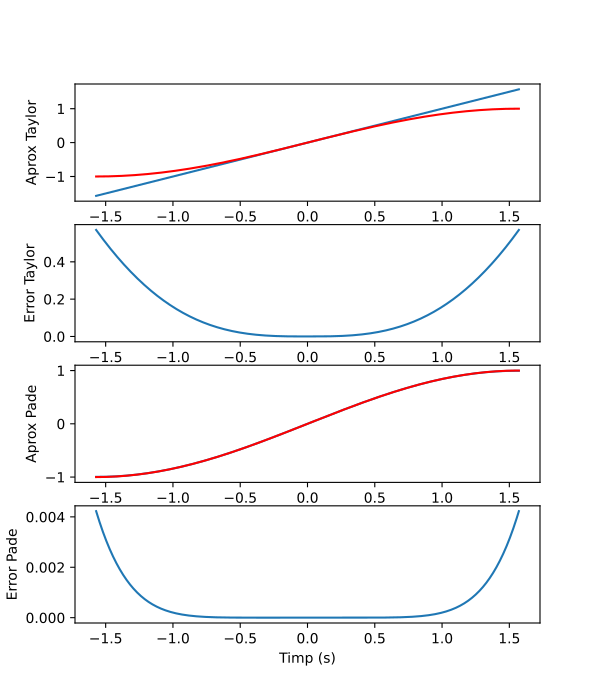

Generate this figure with Python:
import matplotlib.pyplot as plt 
import numpy as np

import scipy.io.wavfile
import scipy.signal
import sounddevice as sd

# Frecventa de esantionare mentionata in ghid
fs = 44100

def taylor(x):
    return x

def pade(x):
    return (x - 7 * (x ** 3) / 60) / (1 + (x ** 2) / 20)

fig,axs = plt.subplots(4)
fig.set_figheight(7)
fig.set_figwidth(6)

alpha = np.linspace(-np.pi/2,np.pi/2,1000)

axs[0].plot(alpha, taylor(alpha))
axs[0].plot(alpha, np.sin(alpha),color='red')
axs[0].set_ylabel("Aprox Taylor")
axs[1].plot(alpha, abs(taylor(alpha) - np.sin(alpha)))
axs[1].set_ylabel("Error Taylor")
axs[2].plot(alpha, pade(alpha))
axs[2].plot(alpha, np.sin(alpha),color='red')
axs[2].set_ylabel("Aprox Pade")
axs[3].plot(alpha, abs(pade(alpha) - np.sin(alpha)))
axs[3].set_ylabel("Error Pade")

plt.xlabel("Timp (s)")
plt.savefig("lab02/ex8.pdf")
plt.show()

# Axa y logaritmica
fig,axs = plt.subplots(4)
fig.set_figheight(7)
fig.set_figwidth(6)

alpha = np.linspace(-np.pi/2,np.pi/2,1000)

for ax in axs:
    ax.set_yscale("log")

axs[0].plot(alpha, taylor(alpha))
axs[0].plot(alpha, np.sin(alpha),color='red')
axs[0].set_ylabel("Aprox Taylor")
axs[1].plot(alpha, abs(taylor(alpha) - np.sin(alpha)))
axs[1].set_ylabel("Error Taylor")
axs[2].plot(alpha, pade(alpha))
axs[2].plot(alpha, np.sin(alpha),color='red')
axs[2].set_ylabel("Aprox Pade")
axs[3].plot(alpha, abs(pade(alpha) - np.sin(alpha)))
axs[3].set_ylabel("Error Pade")

plt.xlabel("Timp (s)")
plt.savefig("lab02/ex8log.pdf")
plt.show()
